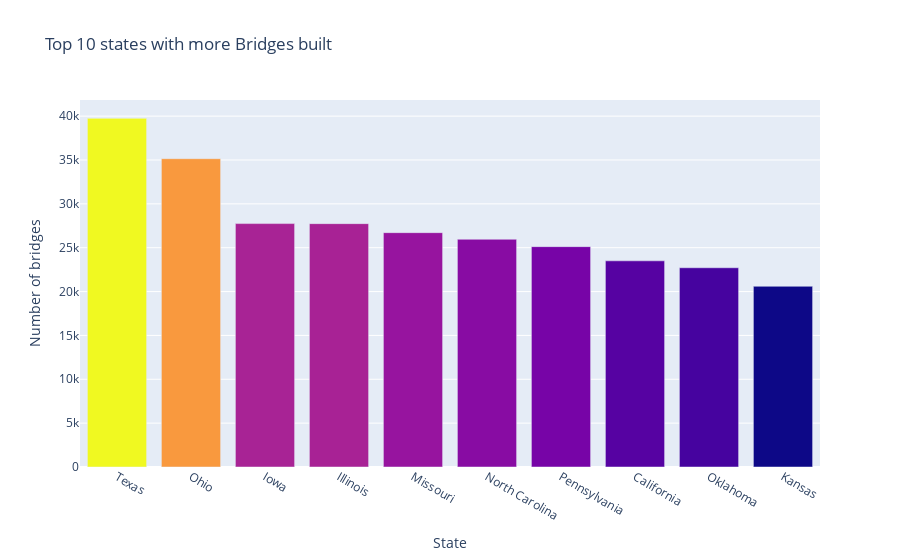

This figure's notebook cell:
### Code cell
bar = px.bar(x=top10_bridges_per_state.index,
             y=top10_bridges_per_state.values,
             color=top10_bridges_per_state.values,
             title='Top 10 states with more Bridges built')

bar.update_layout(xaxis_title='State', 
                  yaxis_title='Number of bridges',
                  coloraxis_showscale=False)
bar.show()

### Figure 1 — Plotly figure (JSON) as saved in the notebook; plotly's stock layout.template omitted (floating-point values rounded to 4 significant figures)
{"data": [{"alignmentgroup": "True", "hovertemplate": "x=%{x}<br>y=%{y}<br>color=%{marker.color}<extra></extra>", "legendgroup": "", "marker": {"color": [39747, 35148, 27750, 27744, 26716, 25962, 25122, 23505, 22714, 20601], "coloraxis": "coloraxis"}, "name": "", "offsetgroup": "", "orientation": "v", "showlegend": false, "textposition": "auto", "type": "bar", "x": ["Texas", "Ohio", "Iowa", "Illinois", "Missouri", "North Carolina", "Pennsylvania", "California", "Oklahoma", "Kansas"], "xaxis": "x", "y": [39747, 35148, 27750, 27744, 26716, 25962, 25122, 23505, 22714, 20601], "yaxis": "y"}], "layout": {"barmode": "relative", "coloraxis": {"colorbar": {"title": {"text": "color"}}, "colorscale": [[0, "#0d0887"], [0.1111, "#46039f"], [0.2222, "#7201a8"], [0.3333, "#9c179e"], [0.4444, "#bd3786"], [0.5556, "#d8576b"], [0.6667, "#ed7953"], [0.7778, "#fb9f3a"], [0.8889, "#fdca26"], [1, "#f0f921"]], "showscale": false}, "legend": {"tracegroupgap": 0}, "title": {"text": "Top 10 states with more Bridges built"}, "xaxis": {"anchor": "y", "domain": [0, 1], "title": {"text": "State"}}, "yaxis": {"anchor": "x", "domain": [0, 1], "title": {"text": "Number of bridges"}}}}
